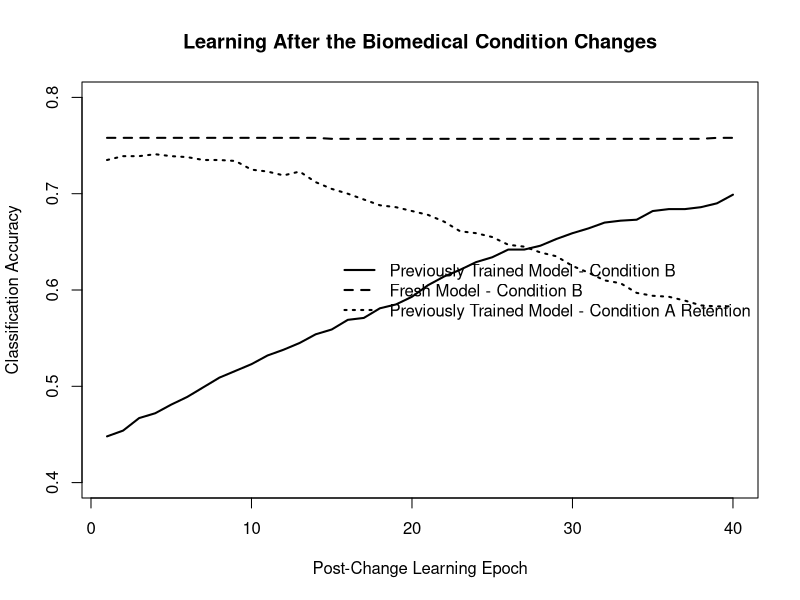

The R source for this figure:
# ANLY 735 - Replication Laboratory #2
# Controlled Biomedical Learning Experiment
# Student: Umesh Nepali

# ---------------------------------------------------------
# 1. Experimental setup
# ---------------------------------------------------------

# Set a random seed so the experiment is reproducible
set.seed(735)

# Number of synthetic patients in each condition
n_patients <- 1000

# Number of learning epochs
n_epochs <- 40

# Learning rate for the logistic regression model
learning_rate <- 0.05

# Display experiment settings
cat("Number of patients:", n_patients, "\n")
cat("Learning epochs:", n_epochs, "\n")
cat("Learning rate:", learning_rate, "\n")



# ---------------------------------------------------------
# 2. Generate synthetic biomedical data
# ---------------------------------------------------------

# Condition A: Initial patient population
age_A <- rnorm(n_patients, mean = 65, sd = 8)
biomarker_A <- rnorm(n_patients, mean = 0, sd = 1)
inflammation_A <- rnorm(n_patients, mean = 0, sd = 1)
metabolic_A <- rnorm(n_patients, mean = 0, sd = 1)

# Condition B: Patient population after conditions change
age_B <- rnorm(n_patients, mean = 65, sd = 8)
biomarker_B <- rnorm(n_patients, mean = 0, sd = 1)
inflammation_B <- rnorm(n_patients, mean = 0, sd = 1)
metabolic_B <- rnorm(n_patients, mean = 0, sd = 1)
# ---------------------------------------------------------
# 3. Define disease outcomes under changing conditions
# ---------------------------------------------------------

# Standardize age so it is on a similar scale as the biomarkers
age_A_z <- (age_A - 65) / 8
age_B_z <- (age_B - 65) / 8

# CONDITION A
# Disease risk is strongly associated with the biomarker
risk_A <- -0.5 +
  0.4 * age_A_z +
  1.5 * biomarker_A +
  0.8 * inflammation_A +
  0.4 * metabolic_A

prob_A <- 1 / (1 + exp(-risk_A))

disease_A <- rbinom(
  n_patients,
  size = 1,
  prob = prob_A
)

# CONDITION B
# The biomarker-disease relationship changes
risk_B <- -0.5 +
  0.4 * age_B_z -
  1.5 * biomarker_B +
  0.8 * inflammation_B +
  0.4 * metabolic_B

prob_B <- 1 / (1 + exp(-risk_B))

disease_B <- rbinom(
  n_patients,
  size = 1,
  prob = prob_B
)

# Check disease prevalence in both conditions
cat("Disease prevalence - Condition A:",
    round(mean(disease_A), 3), "\n")

cat("Disease prevalence - Condition B:",
    round(mean(disease_B), 3), "\n")

# ---------------------------------------------------------
# 4. Prepare data for model learning
# ---------------------------------------------------------

# Predictor matrix for Condition A
X_A <- cbind(
  1,
  age_A_z,
  biomarker_A,
  inflammation_A,
  metabolic_A
)

# Predictor matrix for Condition B
X_B <- cbind(
  1,
  age_B_z,
  biomarker_B,
  inflammation_B,
  metabolic_B
)

# Give the columns meaningful names
colnames(X_A) <- c(
  "Intercept",
  "Age",
  "Biomarker",
  "Inflammation",
  "Metabolic"
)

colnames(X_B) <- colnames(X_A)

# Check dimensions
cat("Condition A dimensions:", dim(X_A), "\n")
cat("Condition B dimensions:", dim(X_B), "\n")

# ---------------------------------------------------------
# 5. Define logistic regression learning functions
# ---------------------------------------------------------

# Convert a model score into a probability
sigmoid <- function(z) {
  1 / (1 + exp(-z))
}

# Perform one learning update
update_weights <- function(weights, X, y, learning_rate) {
  
  # Calculate predicted disease probabilities
  probabilities <- sigmoid(X %*% weights)
  
  # Calculate the prediction error gradient
  gradient <- colMeans(
    X * as.vector(probabilities - y)
  )
  
  # Update model weights
  new_weights <- weights - learning_rate * gradient
  
  return(new_weights)
}

# Calculate classification accuracy
calculate_accuracy <- function(weights, X, y) {
  
  probabilities <- sigmoid(X %*% weights)
  
  predictions <- ifelse(
    probabilities >= 0.5,
    1,
    0
  )
  
  mean(predictions == y)
}
exists("update_weights")

# Perform one learning update
update_weights <- function(weights, X, y, learning_rate) {
  
  # Calculate predicted disease probabilities
  probabilities <- sigmoid(X %*% weights)
  
  # Calculate the prediction error gradient
  gradient <- colMeans(
    X * as.vector(probabilities - y)
  )
  
  # Update model weights
  new_weights <- weights - learning_rate * gradient
  
  return(new_weights)
}
exists("update_weights")



# ---------------------------------------------------------
# 6. Train the model on Condition A
# ---------------------------------------------------------

# Start with all model weights equal to zero
weights_A <- rep(0, ncol(X_A))

# Store accuracy after each learning epoch
accuracy_A <- numeric(n_epochs)

# Train the model for 40 epochs
for (epoch in 1:n_epochs) {
  
  weights_A <- update_weights(
    weights = weights_A,
    X = X_A,
    y = disease_A,
    learning_rate = learning_rate
  )
  
  accuracy_A[epoch] <- calculate_accuracy(
    weights_A,
    X_A,
    disease_A
  )
}

# Display learning performance
cat(
  "Condition A accuracy before learning:",
  round(calculate_accuracy(rep(0, ncol(X_A)), X_A, disease_A), 3),
  "\n"
)

cat(
  "Condition A accuracy after learning:",
  round(accuracy_A[n_epochs], 3),
  "\n"
)

# Display final learned weights
print(
  round(
    setNames(weights_A, colnames(X_A)),
    3
  )
)


# ---------------------------------------------------------
# 7. Introduce the change: evaluate on Condition B
# ---------------------------------------------------------

# Save the model learned under Condition A
weights_before_change <- weights_A

# Evaluate the trained model on the new Condition B
accuracy_B_before_learning <- calculate_accuracy(
  weights_before_change,
  X_B,
  disease_B
)

cat(
  "Condition A accuracy before change:",
  round(accuracy_A[n_epochs], 3),
  "\n"
)

cat(
  "Condition B accuracy immediately after change:",
  round(accuracy_B_before_learning, 3),
  "\n"
)
accuracy_B_before_learning


# ---------------------------------------------------------
# 8. Continue learning after the change
# ---------------------------------------------------------

# Start Condition B with the weights learned from Condition A
weights_continued <- weights_before_change

# Store performance during post-change learning
accuracy_B_continued <- numeric(n_epochs)
retention_A <- numeric(n_epochs)

for (epoch in 1:n_epochs) {
  
  # Continue training using Condition B
  weights_continued <- update_weights(
    weights = weights_continued,
    X = X_B,
    y = disease_B,
    learning_rate = learning_rate
  )
  
  # Measure ability to learn the new condition
  accuracy_B_continued[epoch] <- calculate_accuracy(
    weights_continued,
    X_B,
    disease_B
  )
  
  # Measure retention of the original condition
  retention_A[epoch] <- calculate_accuracy(
    weights_continued,
    X_A,
    disease_A
  )
}

cat(
  "Condition B accuracy before continued learning:",
  round(accuracy_B_before_learning, 3),
  "\n"
)

cat(
  "Condition B accuracy after 40 additional epochs:",
  round(accuracy_B_continued[n_epochs], 3),
  "\n"
)

cat(
  "Condition A retention after learning Condition B:",
  round(retention_A[n_epochs], 3),
  "\n"
)

print(
  round(
    setNames(weights_continued, colnames(X_B)),
    3
  )
)



# ---------------------------------------------------------
# 9. Train a fresh model directly on Condition B
# ---------------------------------------------------------

# Initialize a new model with no prior learning
weights_fresh <- rep(0, ncol(X_B))

# Store its learning trajectory
accuracy_B_fresh <- numeric(n_epochs)

for (epoch in 1:n_epochs) {
  
  weights_fresh <- update_weights(
    weights = weights_fresh,
    X = X_B,
    y = disease_B,
    learning_rate = learning_rate
  )
  
  accuracy_B_fresh[epoch] <- calculate_accuracy(
    weights_fresh,
    X_B,
    disease_B
  )
}

cat(
  "Fresh model Condition B accuracy after 40 epochs:",
  round(accuracy_B_fresh[n_epochs], 3),
  "\n"
)


# ---------------------------------------------------------
# 10. Compare post-change learning trajectories
# ---------------------------------------------------------

# Create selected checkpoints
checkpoints <- c(1, 5, 10, 20, 30, 40)

comparison_table <- data.frame(
  Epoch = checkpoints,
  Continued_Model = round(accuracy_B_continued[checkpoints], 3),
  Fresh_Model = round(accuracy_B_fresh[checkpoints], 3),
  Old_Task_Retention = round(retention_A[checkpoints], 3)
)

print(comparison_table)

# Improvement from the first to final post-change epoch
continued_improvement <-
  accuracy_B_continued[n_epochs] - accuracy_B_continued[1]

fresh_improvement <-
  accuracy_B_fresh[n_epochs] - accuracy_B_fresh[1]

cat(
  "Continued model improvement:",
  round(continued_improvement, 3),
  "\n"
)

cat(
  "Fresh model improvement:",
  round(fresh_improvement, 3),
  "\n"
)



# ---------------------------------------------------------
# 11. Plot post-change learning trajectories
# ---------------------------------------------------------

plot(
  1:n_epochs,
  accuracy_B_continued,
  type = "l",
  lwd = 2,
  ylim = c(0.4, 0.8),
  xlab = "Post-Change Learning Epoch",
  ylab = "Classification Accuracy",
  main = "Learning After the Biomedical Condition Changes"
)

lines(
  1:n_epochs,
  accuracy_B_fresh,
  lty = 2,
  lwd = 2
)

lines(
  1:n_epochs,
  retention_A,
  lty = 3,
  lwd = 2
)

legend(
  "right",
  legend = c(
    "Previously Trained Model - Condition B",
    "Fresh Model - Condition B",
    "Previously Trained Model - Condition A Retention"
  ),
  lty = c(1, 2, 3),
  lwd = 2,
  bty = "n"
)
